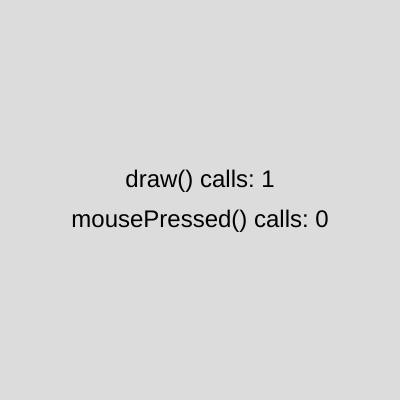
Frame 1 (no input)
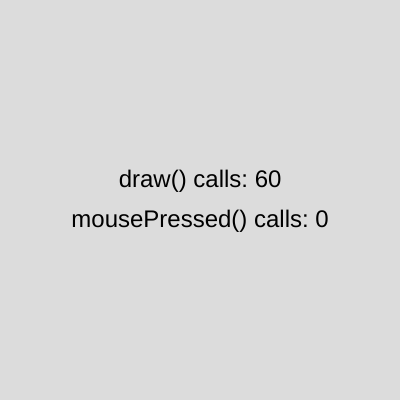
Frame 60 (no input)
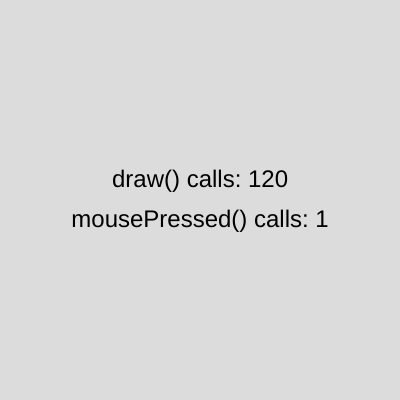
Frame 120 (the mouse pressed at the canvas centre since frame 60)

The p5.js sketch that drew these frames (run headless with seeded random() and noise() and a simulated clock; from frame 60 on, the mouse is pressed at the canvas centre):

// p5.js sketch
// ── sketch.js
/**
 *
 * STEP 1: p5 calls you.
 *
 * A callback is a function you write so that SOMEONE ELSE can call it later.
 * You've been writing them since week 1: setup(), draw(), mousePressed()...
 *
 * Note: nowhere in this file do we write draw() or mousePressed()
 * to run them. p5 finds functions with these exact names and calls them
 * at the right moment.
 *
 *   click - count a click
 *
 */
let clicks = 0;

// p5 calls this ONCE, when the sketch starts
function setup() {
  createCanvas(400, 400);
  textAlign(CENTER, CENTER);
  textSize(24);
}

// p5 calls this about 60 times every second
function draw() {
  background(220);
  text('draw() calls: ' + frameCount, width / 2, height / 2 - 20);
  text('mousePressed() calls: ' + clicks, width / 2, height / 2 + 20);
}

// p5 calls this every time the mouse button goes down
function mousePressed() {
  clicks++;
}

// Try it: rename mousePressed to mouseClicked, or to mousepressed (lowercase).
// What happens? p5 only calls the names it knows about.
